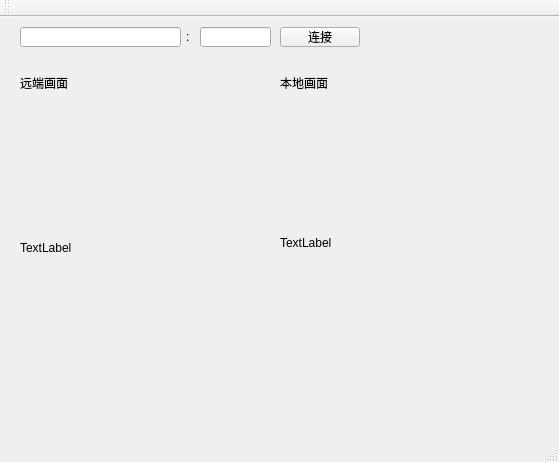
<?xml version="1.0" encoding="UTF-8"?>
<ui version="4.0">
 <class>QtTestDriverClass</class>
 <widget class="QMainWindow" name="QtTestDriverClass">
  <property name="geometry">
   <rect>
    <x>0</x>
    <y>0</y>
    <width>559</width>
    <height>462</height>
   </rect>
  </property>
  <property name="windowTitle">
   <string>QtTestDriver</string>
  </property>
  <widget class="QWidget" name="centralWidget">
   <widget class="QLineEdit" name="lineEdit_ip">
    <property name="geometry">
     <rect>
      <x>20</x>
      <y>10</y>
      <width>161</width>
      <height>20</height>
     </rect>
    </property>
   </widget>
   <widget class="QLineEdit" name="lineEdit_port">
    <property name="geometry">
     <rect>
      <x>200</x>
      <y>10</y>
      <width>71</width>
      <height>20</height>
     </rect>
    </property>
   </widget>
   <widget class="QPushButton" name="pushButton_connect">
    <property name="geometry">
     <rect>
      <x>280</x>
      <y>10</y>
      <width>80</width>
      <height>20</height>
     </rect>
    </property>
    <property name="text">
     <string>连接</string>
    </property>
   </widget>
   <widget class="QLabel" name="label_remote">
    <property name="geometry">
     <rect>
      <x>20</x>
      <y>60</y>
      <width>54</width>
      <height>12</height>
     </rect>
    </property>
    <property name="text">
     <string>远端画面</string>
    </property>
   </widget>
   <widget class="QLabel" name="label_local">
    <property name="geometry">
     <rect>
      <x>280</x>
      <y>60</y>
      <width>54</width>
      <height>12</height>
     </rect>
    </property>
    <property name="text">
     <string>本地画面</string>
    </property>
   </widget>
   <widget class="QLabel" name="label_remote_video">
    <property name="geometry">
     <rect>
      <x>20</x>
      <y>100</y>
      <width>241</width>
      <height>261</height>
     </rect>
    </property>
    <property name="text">
     <string>TextLabel</string>
    </property>
   </widget>
   <widget class="QLabel" name="label_local_video">
    <property name="geometry">
     <rect>
      <x>280</x>
      <y>100</y>
      <width>251</width>
      <height>251</height>
     </rect>
    </property>
    <property name="text">
     <string>TextLabel</string>
    </property>
   </widget>
   <widget class="QLabel" name="label_colon">
    <property name="geometry">
     <rect>
      <x>186</x>
      <y>10</y>
      <width>20</width>
      <height>20</height>
     </rect>
    </property>
    <property name="text">
     <string>:</string>
    </property>
   </widget>
  </widget>
  <widget class="QMenuBar" name="menuBar">
   <property name="geometry">
    <rect>
     <x>0</x>
     <y>0</y>
     <width>559</width>
     <height>21</height>
    </rect>
   </property>
  </widget>
  <widget class="QToolBar" name="mainToolBar">
   <attribute name="toolBarArea">
    <enum>TopToolBarArea</enum>
   </attribute>
   <attribute name="toolBarBreak">
    <bool>false</bool>
   </attribute>
  </widget>
  <widget class="QStatusBar" name="statusBar"/>
 </widget>
 <layoutdefault spacing="6" margin="11"/>
 <resources>
  <include location="QtTestDriver.qrc"/>
 </resources>
 <connections/>
</ui>
